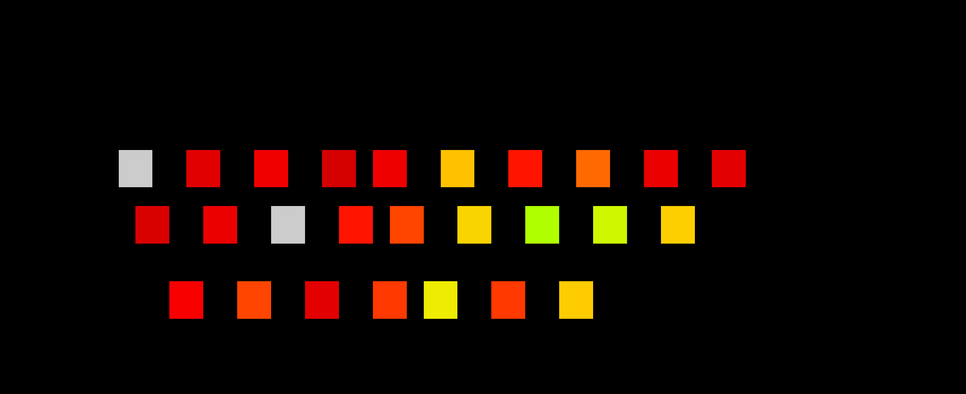
#> input picture heatmap.png, 966 x 394 px, given in place of map_2.png, which was not available
$ jupyter execute --allow-errors Preprocessing.ipynb   (text cells are left out)
#> lines starting #> are read from the running program, lines starting #| are printed output that depends on the picture; pictures that were not available may be replaced by others from this repository, and a replacement may not be noted
[cell 1]
import pandas as pd
import numpy as np
from datetime import datetime
from os import listdir
from os.path import isfile, join
import os
import math
import matplotlib.pyplot as plt
import string
import matplotlib
import matplotlib.path as path_bis
import matplotlib.patches as patches
import plotly.graph_objects as go
import cv2

[cell 2]
#file_path = 'keylog.txt'
path_merged = "input_data_merged/"
path_preprocessed_merged = "preprocessed_input_data_merged/"
columns = ['Timestamp', 'Key', 'Action']
columns_bis = ['Timestamp', 'Key', 'Action', 'Shift']
#dataframe = pd.read_csv(file_path, sep=";", names=columns, encoding = "ISO-8859-1")
#display(dataframe)

[cell 3]
path = 'input_data/'
last_elements = {}
user_list = files = [os.path.splitext(filename)[0] for filename in listdir(path)]
samples_number = np.empty((2,2))
samples_number = np.delete(samples_number, [0,1], 0)
user_name = user_list[0].split('_')[0]
#> (the rest of this cell did not finish here and is left out)

[cell 4]
path_merged = "input_data_merged/"

# [43 lines left out: functions is_shifted_key, preprocess_holding, preprocess_shift, not called in this run]

user_list = os.listdir(path_merged)
print(user_list)
#> (the rest of this cell did not finish here and is left out)

#> (a cell that did not finish here is left out)

[cell 6]
def listAlphabetlower():
  return list(string.ascii_lowercase)

def listAlphabetupper():
  return list(string.ascii_uppercase)


lower_alphabet = listAlphabetlower()
upper_alphabet = listAlphabetupper()
mapping = {}
for i in range(len(lower_alphabet)):
    mapping[lower_alphabet[i]] = upper_alphabet[i]
mapping[','] = '?'
mapping[';'] = '.'
mapping[':'] = '/'
mapping['!'] = '§'
mapping['^'] = '¨'
mapping['&'] = '1'
mapping['é'] = '2'
mapping['"'] = '3'
mapping['\''] = '4'
mapping['('] = '5'
mapping['-'] = '6'
mapping['è'] = '7'
mapping['_'] = '8'
mapping['ç'] = '9'
mapping['à'] = '0'
mapping[')'] = '°'
mapping['='] = '+'
mapping['ù'] = '%'
mapping['$'] = '£'

# [4 lines left out: function get_key, not called in this run]

[cell 7]
columns_nd = ['Key1', 'Key2', 'HD', 'HTD', 'CDT', 'DL', 'Shift']# 'Shift', 'Alt', 'Ctrl', 'Win']
df = pd.DataFrame(columns = columns_nd)
df_bis = pd.DataFrame(columns = columns_nd)
columns_ref = ["Key", "Shift", "HD_mean", "HD_std", "DL_mean", "DL_std"]
path_reference = "reference_1/"
date_time_str = '2021-11-03 10:13:00.358'

date_time_obj = datetime. strptime(date_time_str, '%Y-%m-%d %H:%M:%S.%f')

# [115 lines left out: functions search_for_press, search_for_release, search_for_following_key, metrics_computation, contains, compute_reference, not called in this run]


#> (the rest of this cell did not finish here and is left out)

[cell 8]
"""
path_merged = "input_data_merged/"
path_preprocessed = "input_data_preprocessed/"
path_preprocessed_computed = "input_data_preprocessed_merged/"

user_list = os.listdir(path)
print(user_list)
for user in range(len(user_list)):
    dataframe = pd.read_csv(path+user_list[user], sep="|", names=columns, encoding = "ISO-8859-1")
    dataframe = dataframe.reset_index(drop=True)
    dataframe = dataframe.drop([0])
    dataframe = dataframe.reset_index(drop=True)
    dataframe = preprocess_holding(dataframe)
    dataframe = preprocess_shift(dataframe)
    dataframe.to_csv(path_preprocessed+user_list[user], sep='|', encoding = "ISO-8859-1")
"""

[cell 9]
"""
user_list = os.listdir(path_preprocessed)
for user in range(len(user_list)):
    print(user_list[user])
    dataframe = pd.read_csv(path_preprocessed+user_list[user], sep="|", names=columns_bis, encoding = "ISO-8859-1")

    dataframe = dataframe.reset_index(drop=True)
    dataframe = dataframe.drop([0], axis = 0)
    dataframe = dataframe.reset_index(drop=True)


    dataframe['Timestamp'] = pd.to_datetime(dataframe['Timestamp'], format='%Y-%m-%d %H:%M:%S,%f')
    df_bis = metrics_computation(dataframe)
    df_ref = compute_reference(df_bis)
    df_ref = df_ref.reset_index(drop=True)
    #df_ref.to_csv(path_reference+user_list[user], sep='|', encoding = "ISO-8859-1")
    df_ref.to_csv(path_preprocessed_computed+user_list[user], sep='|', encoding = "ISO-8859-1")
    """

#> (a cell that did not finish here is left out)

[cell 11]
path_reference = 'reference_1/'
user_list = files = [os.path.splitext(filename)[0] for filename in listdir(path_reference)]
print(user_list)
# [31 lines left out: function scaled_manhattan_verifier, not called in this run]

#> (the rest of this cell did not finish here and is left out)

[cell 12]
def listAlphabet():
  return list(string.ascii_lowercase)


# [62 lines left out: functions getPosa, visualize, hold_comparison, not called in this run]

#> (the rest of this cell did not finish here and is left out)

[cell 13]
def performance_polygon(Username, criterias):
        colors = ["blue", "red", "green", "orange", "brown", "deeppink","sienna",
                "gold", "olivedrab", "mediumspringgreen", "navy", "plum", "cadetblue", "darkmagenta"
                , "black"]
        fig = go.Figure()
        for i in range (0,len(Username)):
            user = pd.read_csv(path_reference+Username[i]+".csv",  sep="|", names=columns_ref, encoding = "ISO-8859-1")
            user = user.reset_index(drop=True)
            user = user.drop([0])
            user = user.reset_index(drop=True)
            user["HD_mean"] = pd.to_numeric(user["HD_mean"], downcast="float")

            user = user.sort_values("Key")
            a = getPosa(user)
            values1 = user.iloc[a:a+26, 2]

            fig.add_trace(go.Scatterpolar(
                r=values1,
                theta=criterias,
                name=Username[i]
            ))
        name = ""
        for i in Username:
            name += i + " vs "
        size = len(name)
        name = name[:size - 3]
        fig.update_layout(
            title="Hold Duration : "+ name,
            xaxis_title="x Axis Title",
            yaxis_title="y Axis Title",
            font=dict(
                family="Courier New, monospace",
                size=18,
                color="#7f7f7f"
            )
        )
        fig.update_layout(title_text="Hold Duration : "+ name, title_x=0.5)
        fig.show()


criterias = listAlphabet()
print(criterias)
#> (the rest of this cell did not finish here and is left out)

[cell 14]
print(listAlphabet()[0])

TARGET_FILE = 'map_2.png'
IMG_DIR = 'keyboard_map/'
#IMG_SIZE = (200, 200)

target_img_path = TARGET_FILE
target_img = cv2.imread(target_img_path)#, cv2.IMREAD_GRAYSCALE)
#> target_img is the input picture: shape (394, 966, 3); mean B, G, R 1.4, 7.9, 20.5
#target_img = cv2.resize(target_img, IMG_SIZE)

bf = cv2.BFMatcher(cv2.NORM_HAMMING)
#detector = cv2.AKAZE_create()
detector = cv2.ORB_create()
(target_kp, target_des) = detector.detectAndCompute(target_img, None)
#> target_kp = 495 keypoints; strongest (x, y, size): (625, 207, 31), (594, 207, 31), (303, 207, 31), (272, 207, 31)

print('TARGET_FILE: %s' % (TARGET_FILE))

files = os.listdir(IMG_DIR)
for file in files:
    if file == '.DS_Store' or file == TARGET_FILE:
        continue

    comparing_img_path = IMG_DIR + file
    try:
        comparing_img = cv2.imread(comparing_img_path)#, cv2.IMREAD_GRAYSCALE)
        #comparing_img = cv2.resize(comparing_img, IMG_SIZE)
        (comparing_kp, comparing_des) = detector.detectAndCompute(comparing_img, None)
#> comparing_kp has the same summary as target_kp
        matches = bf.match(target_des, comparing_des)
#> matches = 495 matches
        dist = [m.distance for m in matches]
#> dist = 495 values from 0 to 0
        ret = sum(dist) / len(dist)
#> ret = 0
    except cv2.error:
        ret = 100000

    print(file, ret)
#| heatmap.png 0.0

[cell 15]
user1 = 'hugo'
user2 = 'andrieu'

# test image
image = cv2.imread('map.png')
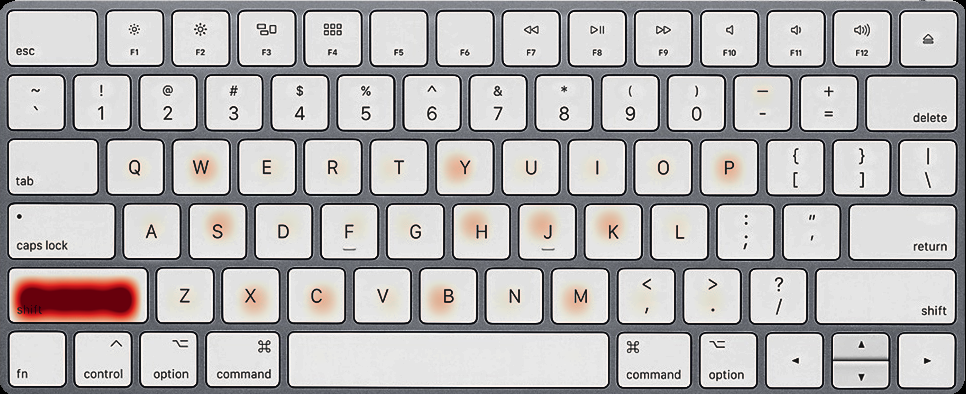
#> input picture map.png, 966 x 394 px
#> image is the input picture: shape (394, 966, 3); mean B, G, R 179.4, 179, 181.2
gray_image = cv2.cvtColor(image, cv2.COLOR_BGR2GRAY)
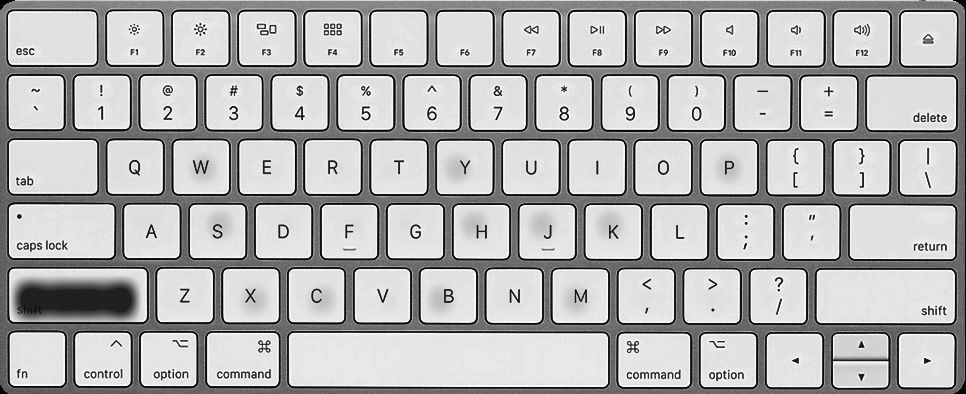
#> gray_image: shape (394, 966); min 0, max 247, mean 179.7
histogram = cv2.calcHist([gray_image], [0],
                         None, [256], [0, 256])
#> histogram = 256 values, max 77986 at index 225, min 0 at index 1, mean 1486.7

# data1 image
image = cv2.imread('keyboard_map/'+user1+'.png')
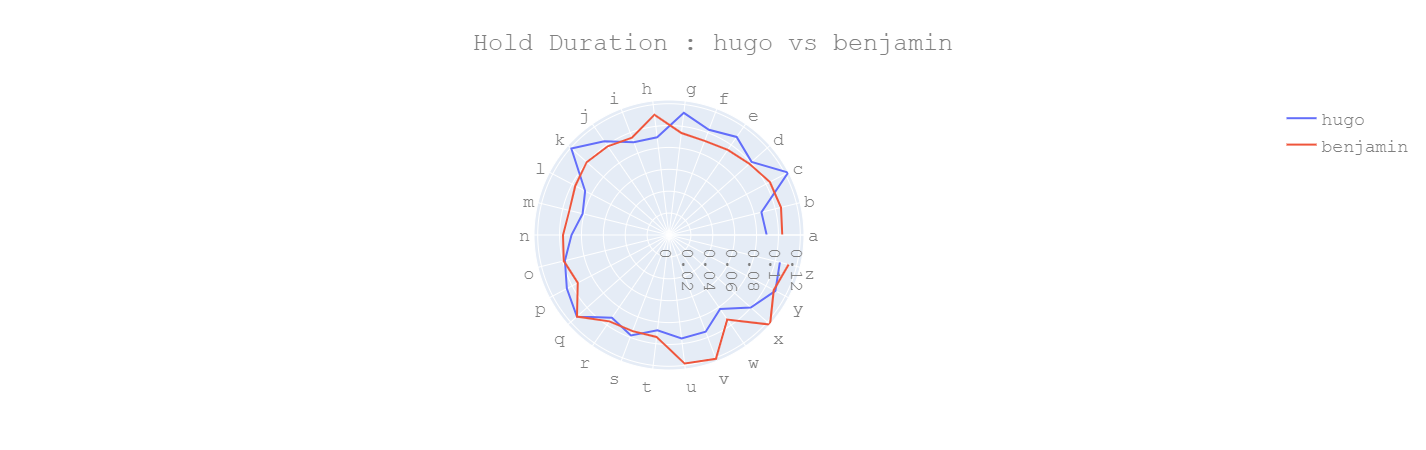
#> input picture perf.png, 1426 x 450 px, given in place of hugo.png, which was not available
#> image is the input picture: shape (450, 1426, 3); mean B, G, R 253.4, 252.4, 252.2
gray_image1 = cv2.cvtColor(image, cv2.COLOR_BGR2GRAY)
histogram1 = cv2.calcHist([gray_image1], [0],
                          None, [256], [0, 256])
#> histogram1 = 256 values, max 580339 at index 255, min 0 at index 0, mean 2506.6

# data2 image
image = cv2.imread('keyboard_map/'+user2+'.png')
gray_image2 = cv2.cvtColor(image, cv2.COLOR_BGR2GRAY)
histogram2 = cv2.calcHist([gray_image2], [0],
                          None, [256], [0, 256])
#> histogram2 has the same summary as histogram1


c1, c2 = 0, 0

# Euclidean Distance between data1 and test
i = 0
while i<len(histogram) and i<len(histogram1):
    c1+=(histogram[i]-histogram1[i])**2
    i+= 1
#> this loop made 256 passes
#> c1 on passes 1 to 3: [346921], [346921], [346930]
#> after the loop, c1 = [3.49e+11]; i = 256
c1 = c1**(1 / 2)
#> c1 = [591050.4]


# Euclidean Distance between data2 and test
i = 0
while i<len(histogram) and i<len(histogram2):
    c2+=(histogram[i]-histogram2[i])**2
    i+= 1
#> this loop made 256 passes
#> after the loop, c2 = [3.49e+11]; i = 256
c2 = c2**(1 / 2)
#> c2 = [591050.4]

if(c1<c2):
    print(user1+".jpg is more similar to test.jpg as compare to "+user2+".jpg")
else:
    print(user2+".jpg is more similar to test.jpg as compare to "+user1+".jpg")

print(str(c1) + " : "+ str(c2) )
#| [591050.4] : [591050.4]
